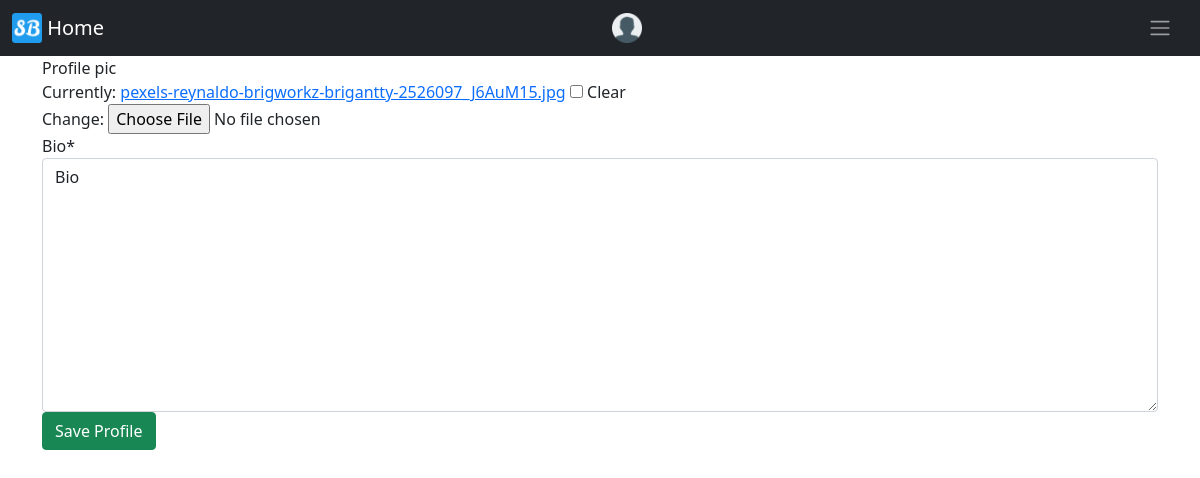
The app's page /createUser/5/update/, older data.
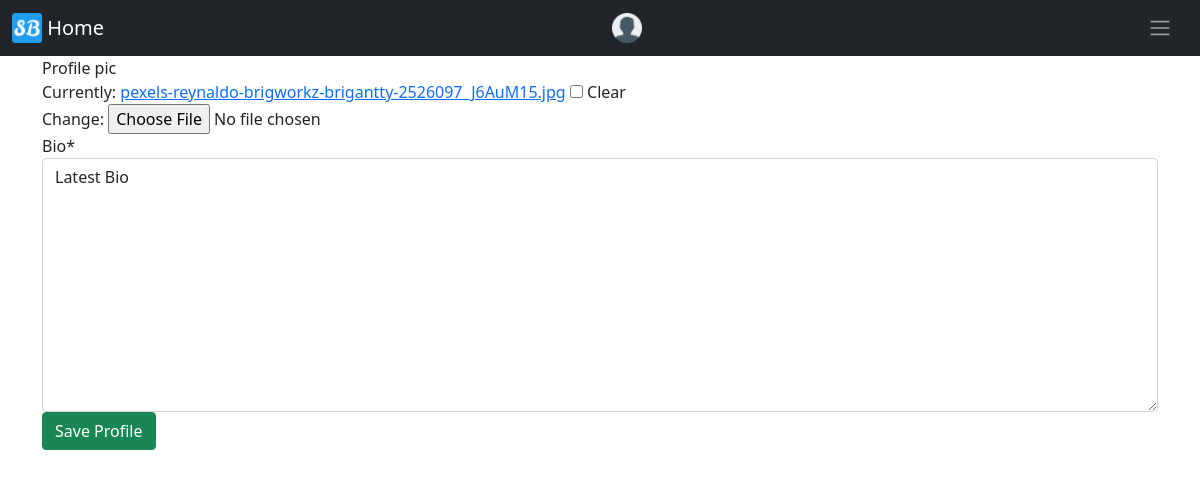
The same page, newer data.
### registration/models.py (models this page shows)
class UserProfile(models.Model):
    user = models.OneToOneField(User, on_delete=CASCADE, blank=False)
    bio = models.TextField()
    profile_pic = models.ImageField(null=True, blank=True)
    friends_list = models.ManyToManyField(
        User, related_name='friends_list', blank=True)

### registration/views.py (the view)
# urls.py: path('<pk>/update/', UserProfileUpdateView.as_view()),
class UserProfileUpdateView(UpdateView):
    model = UserProfile
    fields = ['profile_pic', 'bio']
    success_url = "/createUser/viewProfile"

### SportsBuddyApp/templates/registration/userprofile_form.html (shortened to what this page needs)
{% extends "base.html" %}
{% load crispy_forms_tags %}
{% block content %}
    <form method="POST" class="form-group"  enctype="multipart/form-data">
	{{ form|crispy }}
	<button type="submit" class="btn btn-success">Save Profile</button>
    </form>
{% endblock %}

Row changes from the older to the newer data that the page shows:
changed UserProfile: bio "Bio" → "Latest Bio"
